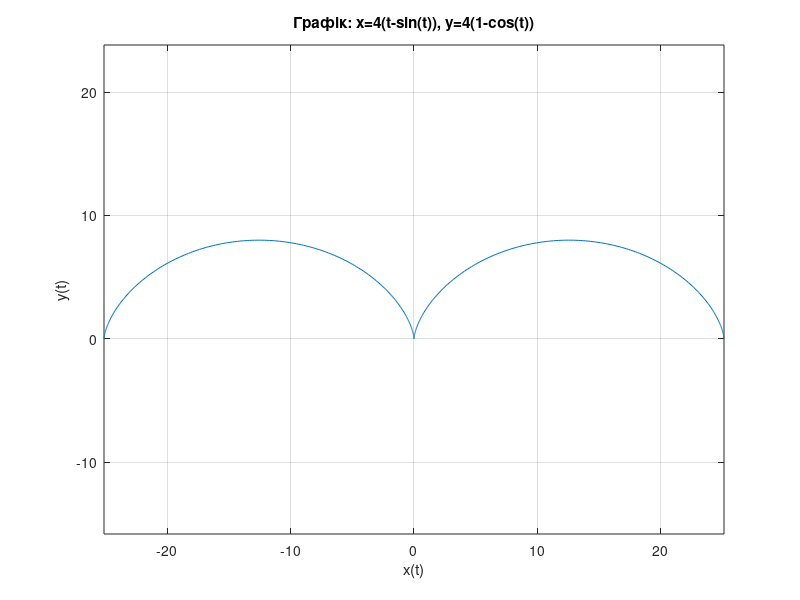

Source code (MATLAB):
figure;

ezplot('4*(t - sin(t))', '4*(1 - cos(t))', [-2*pi, 2*pi]);

title('Графік: x=4(t-sin(t)), y=4(1-cos(t))');
xlabel('x(t)');
ylabel('y(t)');
grid on;
axis equal; 